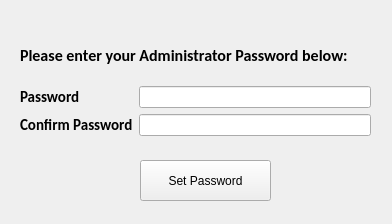
<?xml version="1.0" encoding="UTF-8"?>
<ui version="4.0">
 <class>create_apw</class>
 <widget class="QWidget" name="create_apw">
  <property name="geometry">
   <rect>
    <x>0</x>
    <y>0</y>
    <width>392</width>
    <height>224</height>
   </rect>
  </property>
  <property name="windowTitle">
   <string>Set Administrator Password:</string>
  </property>
  <widget class="QPushButton" name="pushButtonAPW">
   <property name="geometry">
    <rect>
     <x>140</x>
     <y>160</y>
     <width>131</width>
     <height>41</height>
    </rect>
   </property>
   <property name="text">
    <string>Set Password</string>
   </property>
  </widget>
  <widget class="QWidget" name="">
   <property name="geometry">
    <rect>
     <x>20</x>
     <y>30</y>
     <width>351</width>
     <height>106</height>
    </rect>
   </property>
   <layout class="QVBoxLayout" name="verticalLayout">
    <item>
     <widget class="QLabel" name="label">
      <property name="font">
       <font>
        <family>Calibri</family>
        <pointsize>12</pointsize>
        <bold>true</bold>
       </font>
      </property>
      <property name="text">
       <string>Please enter your Administrator Password below:</string>
      </property>
      <property name="wordWrap">
       <bool>true</bool>
      </property>
     </widget>
    </item>
    <item>
     <layout class="QFormLayout" name="formLayout">
      <item row="0" column="0">
       <widget class="QLabel" name="label_2">
        <property name="font">
         <font>
          <family>Calibri</family>
          <pointsize>11</pointsize>
          <bold>true</bold>
         </font>
        </property>
        <property name="text">
         <string>Password</string>
        </property>
       </widget>
      </item>
      <item row="0" column="1">
       <widget class="QLineEdit" name="lineEdit">
        <property name="text">
         <string/>
        </property>
        <property name="echoMode">
         <enum>QLineEdit::Password</enum>
        </property>
       </widget>
      </item>
      <item row="1" column="0">
       <widget class="QLabel" name="label_3">
        <property name="font">
         <font>
          <family>Calibri</family>
          <pointsize>11</pointsize>
          <bold>true</bold>
         </font>
        </property>
        <property name="text">
         <string>Confirm Password</string>
        </property>
       </widget>
      </item>
      <item row="1" column="1">
       <widget class="QLineEdit" name="lineEdit_2">
        <property name="echoMode">
         <enum>QLineEdit::Password</enum>
        </property>
       </widget>
      </item>
     </layout>
    </item>
   </layout>
  </widget>
 </widget>
 <resources/>
 <connections/>
</ui>
